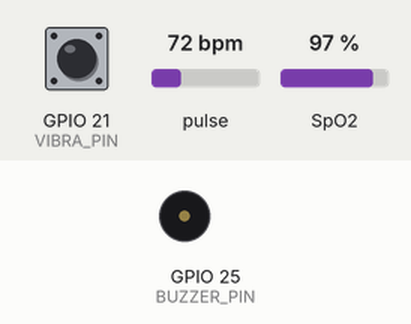
Bench run of a sketch on a simulated ESP32. On the bench: buzzer (waves = sounding, pin HIGH). The test bench sets the inputs (shaded band); at power-on: pulse 72 bpm, GPIO 21 (VIBRA_PIN) HIGH, SpO2 97 %. WiFi joins after 1.5 s; servers stay silent unless stated; random numbers use the default seed unless the sketch sets one; no MQTT or app messages arrive unless stated; what the sketch prints to the serial monitor is not drawn.

Above: at 3.2 s.
3.3 s: pulse set to 99 bpm
6.5 s: pulse set to 102 bpm
At 8.3 s:
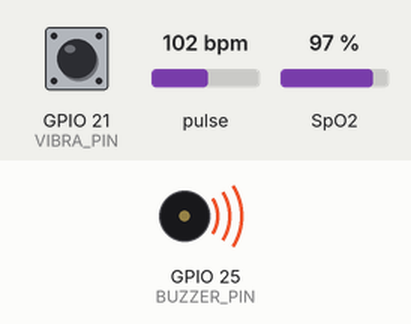
10.6 s: pulse set to 42 bpm
At 12.2 s:
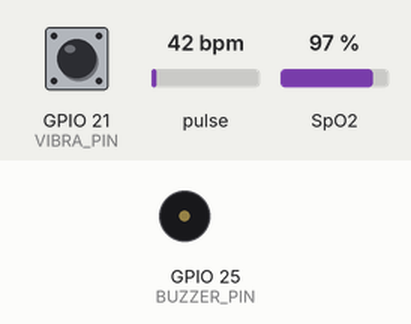
12.6 s: pulse set to 130 bpm
At 13.5 s:
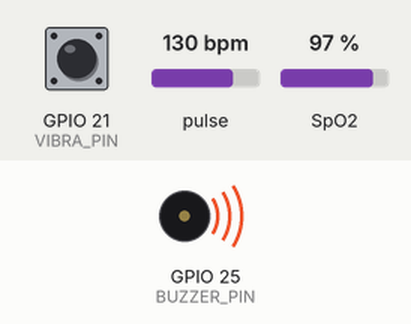
Timing chart, 0 to 15.6 s (numbered marks = the images above; inputs shaded):
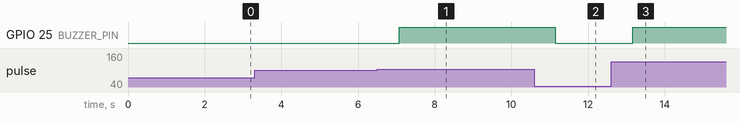

The sketch:

codigobuzzercomvibracaoqueda.ino
```cpp
#include <Wire.h>
#include <PubSubClient.h>
#include "MAX30100_PulseOximeter.h"
#include <WiFi.h>

// ─── Pinos ───────────────────────────────────────────────────
#define SDA_PIN            32
#define SCL_PIN            27
#define BUZZER_PIN         25   // buzzer — alerta de BPM alto
#define VIBRA_PIN          21   // sensor de vibração/queda (INPUT, só leitura)

// ─── Temporização ────────────────────────────────────────────
#define REPORTING_PERIOD_MS   1000   // intervalo de publicação MQTT dos sinais vitais
#define MQTT_RETRY_MS         5000   // intervalo entre tentativas de reconnect MQTT
#define JANELA_VIBRACAO_MS     500   // janela de contagem do sensor de vibração

// ─── Limites de alerta ───────────────────────────────────────
#define LIMITE_BPM            100    // BPM acima disto → buzzer liga
#define LIMITE_QUEDA_FORTE     60    // contagem >= 60 numa janela de 500ms → queda
#define LIMITE_QUEDA_MEDIA     30    // contagem >= 30 → impacto forte

// ─── Wi-Fi e MQTT ────────────────────────────────────────────
const char* ssid             = "Michelleb";
const char* password         = "280989mi";
const char* mqtt_server      = "broker.hivemq.com";
const int   mqtt_port        = 1883;
const char* mqtt_topic       = "healthsensor";        // sinais vitais
const char* mqtt_beat_topic  = "healthsensor/beat";   // batimento detectado
const char* mqtt_queda_topic = "healthsensor/queda";  // alerta de queda

WiFiClient   espClient;
PubSubClient client(espClient);

PulseOximeter pox;
uint32_t tsLastReport      = 0;
uint32_t tsLastMqttAttempt = 0;

// ─── Variáveis do sensor de vibração/queda ───────────────────
unsigned long inicioJanela  = 0;
int contagem                = 0;
unsigned long tsUltimaQueda = 0;      // timestamp da última publicação de queda
#define INTERVALO_QUEDA_MS  2000      // mínimo 2s entre publicações de queda

// ─── Mutex I2C ────────────────────────────────────────────────
SemaphoreHandle_t i2cMutex;

// ─── Wi-Fi ────────────────────────────────────────────────────
void connectToWiFi() {
  Serial.print("Conectando WiFi...");
  WiFi.begin(ssid, password);
  int tries = 0;
  while (WiFi.status() != WL_CONNECTED && tries < 40) {
    delay(250);
    Serial.print(".");
    tries++;
  }
  Serial.println(WiFi.status() == WL_CONNECTED ? " OK" : " Falhou");
  WiFi.setSleep(false);
}

// ─── Reconnect MQTT ──────────────────────────────────────────
void tryMqttReconnect() {
  if (client.connected()) return;
  if (millis() - tsLastMqttAttempt < MQTT_RETRY_MS) return;
  tsLastMqttAttempt = millis();
  Serial.print("MQTT... ");
  String clientId = "esp32-" + String(random(0xffff), HEX); // ID único evita conflito
  if (client.connect(clientId.c_str())) {
    Serial.println("OK");
  } else {
    Serial.print("falhou rc=");
    Serial.println(client.state());
  }
}

// ─── Callback de batimento ───────────────────────────────────
void onBeatDetected() {
  Serial.println("Batimento detectado!");
  if (client.connected()) {
    client.publish(mqtt_beat_topic, "1");
  }
}

// ─── Publica queda no MQTT ───────────────────────────────────
void publicarQueda(const char* tipo, const char* intensidade, int cnt) {
  // Respeita intervalo mínimo entre publicações
  if (millis() - tsUltimaQueda < INTERVALO_QUEDA_MS) return;

  String payload = "{\"tipo\":\"";
  payload += tipo;
  payload += "\",\"intensidade\":\"";
  payload += intensidade;
  payload += "\",\"contagem\":";
  payload += cnt;
  payload += "}";

  if (client.connected()) {
    client.publish(mqtt_queda_topic, payload.c_str());
    Serial.println("MQTT queda: " + payload);
    tsUltimaQueda = millis();
  } else {
    Serial.println("MQTT desligado — queda não publicada");
  }
}

// ─── Detecção de queda ───────────────────────────────────────
void verificarQueda() {
  if (digitalRead(VIBRA_PIN) == LOW) {
    contagem++;
  }

  if (millis() - inicioJanela >= JANELA_VIBRACAO_MS) {

    // Barra visual no Serial Monitor
    Serial.print("[");
    int barras = min(contagem, 20);
    for (int i = 0; i < barras; i++)  Serial.print("#");
    for (int i = barras; i < 20; i++) Serial.print(".");
    Serial.print("] ");

    if (contagem == 0) {
      Serial.println("Sem vibração");

    } else if (contagem < 10) {
      Serial.println("FRACA");

    } else if (contagem < LIMITE_QUEDA_MEDIA) {
      Serial.println("MÉDIA");

    } else if (contagem < LIMITE_QUEDA_FORTE) {
      Serial.println("FORTE — impacto detectado");
      publicarQueda("impacto", "FORTE", contagem);

    } else {
      Serial.println("MUITO FORTE! — QUEDA DETECTADA");
      publicarQueda("queda", "MUITO_FORTE", contagem);
    }

    Serial.print("Contagem: ");
    Serial.println(contagem);
    Serial.println("─────────────────────────────");

    contagem     = 0;
    inicioJanela = millis();
  }
}

// ─── Tarefa dedicada ao sensor MAX30100 (Núcleo 1) ───────────
void sensorTask(void* pvParameters) {
  for (;;) {
    if (xSemaphoreTake(i2cMutex, portMAX_DELAY) == pdTRUE) {
      pox.update();
      xSemaphoreGive(i2cMutex);
    }
    vTaskDelay(1 / portTICK_PERIOD_MS);
  }
}

// ─── SETUP ───────────────────────────────────────────────────
void setup() {
  Serial.begin(115200);
  delay(500);

  pinMode(BUZZER_PIN, OUTPUT);
  digitalWrite(BUZZER_PIN, LOW);

  pinMode(VIBRA_PIN, INPUT);

  connectToWiFi();

  client.setServer(mqtt_server, mqtt_port);
  client.setBufferSize(512);
  client.setCallback([](char* topic, byte* payload, unsigned int length) {});

  Wire.begin(SDA_PIN, SCL_PIN);
  Wire.setClock(100000);

  Serial.print("Oximetro... ");
  if (!pox.begin()) {
    Serial.println("FALHA");
    while (1);
  }
  Serial.println("OK");

  pox.setIRLedCurrent(MAX30100_LED_CURR_24MA);
  pox.setOnBeatDetectedCallback(onBeatDetected);

  i2cMutex     = xSemaphoreCreateMutex();
  inicioJanela = millis();

  xTaskCreatePinnedToCore(
    sensorTask,
    "sensorTask",
    4096,
    NULL,
    3,
    NULL,
    1
  );

  Serial.println("Sistema pronto.");
}

// ─── LOOP ────────────────────────────────────────────────────
void loop() {
  tryMqttReconnect();
  client.loop();

  verificarQueda();

  if (millis() - tsLastReport > REPORTING_PERIOD_MS) {
    float heartRate, spO2;

    if (xSemaphoreTake(i2cMutex, portMAX_DELAY) == pdTRUE) {
      heartRate = pox.getHeartRate();
      spO2      = pox.getSpO2();
      xSemaphoreGive(i2cMutex);
    }

    Serial.print("HR: ");
    Serial.print(heartRate);
    Serial.print(" bpm | SpO2: ");
    Serial.print(spO2);
    Serial.println(" %");

    if (heartRate > 0 && spO2 > 0) {
      String payload = "{\"heartRate\":";
      payload += heartRate;
      payload += ", \"spO2\":";
      payload += spO2;
      payload += "}";

      if (client.connected()) {
        client.publish(mqtt_topic, payload.c_str());
        Serial.println("MQTT: " + payload);
      }

      if (heartRate > LIMITE_BPM) {
        digitalWrite(BUZZER_PIN, HIGH);
        Serial.println("ALERTA! BPM alto — buzzer ligado.");
      } else {
        digitalWrite(BUZZER_PIN, LOW);
      }
    }

    tsLastReport = millis();
  }

  delay(10);
}
```

Measured:
- the behaviour switches between 100 and 101 bpm on pulse (found by bisection; images 0 and 1)
- after the input at 3.3 s, every drawn part: stays the same
- after the input at 6.5 s, GPIO 25 (BUZZER_PIN): LOW → HIGH after 0.58 s
- after the input at 10.6 s, GPIO 25 (BUZZER_PIN): HIGH → LOW after 0.54 s
- after the input at 12.6 s, GPIO 25 (BUZZER_PIN): LOW → HIGH after 0.56 s
